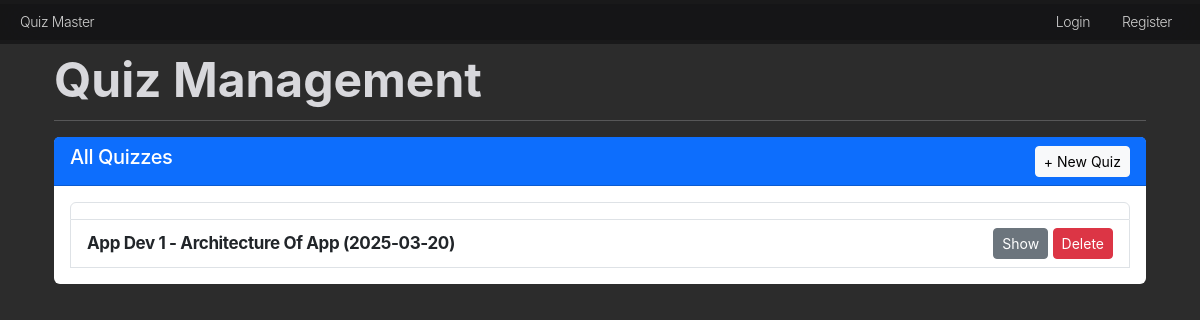
Page /admin/quiz on the earlier database version.
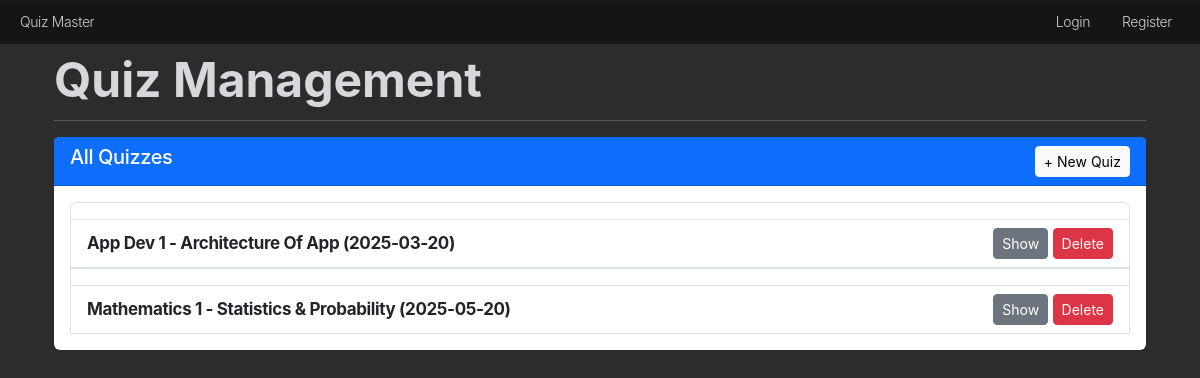
Same page on the later database version.
### models.py (models this page shows, shortened)
class Quiz(db.Model):
    id = db.Column(db.Integer, primary_key=True)
    chapter_id = db.Column(db.Integer, db.ForeignKey('chapter.id'), nullable=False)
    date_of_quiz = db.Column(db.Date, nullable=False, default=datetime.utcnow)
    time_duration = db.Column(db.String(5), nullable=False)  # Format HH:MM
    remarks = db.Column(db.Text, nullable=True)
    chapter = db.relationship('Chapter', backref=db.backref('quizzes', lazy=True))

class Subject(db.Model):
    id = db.Column(db.Integer, primary_key=True)
    name = db.Column(db.String(100), unique=True, nullable=False)
    description = db.Column(db.Text, nullable=True)

class Chapter(db.Model):
    id = db.Column(db.Integer, primary_key=True)
    name = db.Column(db.String(100), nullable=False)
    description = db.Column(db.Text, nullable=True)
    subject_id = db.Column(db.Integer, db.ForeignKey('subject.id'), nullable=False)
    subject = db.relationship('Subject', backref=db.backref('chapters', lazy=True))

### routes.py (the view)
@main.route('/admin/quiz')
def quiz_management():
    current_user = get_current_user()
    quizzes = Quiz.query.all()
    subjects = Subject.query.all()
    chapters = Chapter.query.all()
    today_date = datetime.today().date()
    return render_template('quiz.html',current_user=current_user, quizzes=quizzes, chapters=chapters, subjects = subjects, today=today_date)

### routes.py (called while the page is built)
def get_current_user():
    if 'user_id' in session:
        return User.query.get(session['user_id'])
    return None

### templates/quiz.html (shortened to what this page needs)
{% extends "base.html" %}
{% block content %}
<div class="container">
    <h2 class="mt-4">Quiz Management</h2>
    <hr>
    <div class="card mb-4">
        <div class="card-header bg-primary text-white d-flex justify-content-between align-items-center">
            <h5>All Quizzes</h5>
            <button class="btn btn-light btn-sm" onclick="openQuizModal()">+ New Quiz</button>
        </div>
        <div class="card-body">
            {% if quizzes %}
            <ul class="list-group">
                {% for quiz in quizzes %}
                    <li class="list-group-item">
                        <li class="list-group-item d-flex justify-content-between align-items-center">
                            <div>
                                <strong>{{ quiz.chapter.subject.name }} - {{ quiz.chapter.name }} ({{ quiz.date_of_quiz }})</strong>
                            </div>
                            <div>
                                <button class="btn btn-sm btn-secondary" onclick="toggleQuestions('{{ quiz.id }}')">Show</button>
                                <button class="btn btn-danger btn-sm" onclick="deleteQuiz({{ quiz.id }})">Delete</button>
                            </div>
                        </li>
                    </li>
                {% endfor %}
            </ul>
            {% else %}
                <p>No quizzes available.</p>
            {% endif %}
        </div>
    </div>
</div>
{% endblock %}

Differences in the rows shown:
added Quiz: chapter.subject.name "Mathematics 1", chapter.name "Statistics & Probability", date_of_quiz "2025-05-20"
